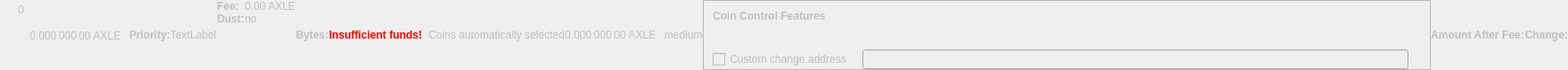
    <widget class="QWidget" name="dummyHideWidget" native="true">
     <property name="enabled">
      <bool>false</bool>
     </property>
     <property name="maximumSize">
      <size>
       <width>100</width>
       <height>22</height>
      </size>
     </property>
     <layout class="QHBoxLayout" name="dummyHideLayout">
      <property name="spacing">
       <number>0</number>
      </property>
      <property name="leftMargin">
       <number>0</number>
      </property>
      <property name="topMargin">
       <number>0</number>
      </property>
      <property name="rightMargin">
       <number>0</number>
      </property>
      <property name="bottomMargin">
       <number>0</number>
      </property>
      <item>
       <layout class="QFormLayout" name="formLayoutCoinControl1">
        <property name="horizontalSpacing">
         <number>10</number>
        </property>
        <property name="verticalSpacing">
         <number>14</number>
        </property>
        <property name="leftMargin">
         <number>10</number>
        </property>
        <property name="topMargin">
         <number>4</number>
        </property>
        <property name="rightMargin">
         <number>6</number>
        </property>
        <item row="0" column="1">
         <widget class="QLabel" name="labelCoinControlBytes">
          <property name="cursor">
           <cursorShape>IBeamCursor</cursorShape>
          </property>
          <property name="contextMenuPolicy">
           <enum>Qt::ActionsContextMenu</enum>
          </property>
          <property name="text">
           <string notr="true">0</string>
          </property>
          <property name="textInteractionFlags">
           <set>Qt::LinksAccessibleByMouse|Qt::TextSelectableByKeyboard|Qt::TextSelectableByMouse</set>
          </property>
         </widget>
        </item>
       </layout>
      </item>
      <item>
       <widget class="QLabel" name="labelCoinControlAfterFee">
        <property name="enabled">
         <bool>false</bool>
        </property>
        <property name="sizePolicy">
         <sizepolicy hsizetype="Fixed" vsizetype="Fixed">
          <horstretch>0</horstretch>
          <verstretch>0</verstretch>
         </sizepolicy>
        </property>
        <property name="minimumSize">
         <size>
          <width>111</width>
          <height>12</height>
         </size>
        </property>
        <property name="maximumSize">
         <size>
          <width>111</width>
          <height>12</height>
         </size>
        </property>
        <property name="cursor">
         <cursorShape>IBeamCursor</cursorShape>
        </property>
        <property name="contextMenuPolicy">
         <enum>Qt::ActionsContextMenu</enum>
        </property>
        <property name="text">
         <string notr="true">0.000 000 00 AXLE</string>
        </property>
        <property name="textInteractionFlags">
         <set>Qt::LinksAccessibleByMouse|Qt::TextSelectableByKeyboard|Qt::TextSelectableByMouse</set>
        </property>
       </widget>
      </item>
      <item>
       <widget class="QLabel" name="labelCoinControlPriorityText">
        <property name="enabled">
         <bool>false</bool>
        </property>
        <property name="font">
         <font>
          <weight>75</weight>
          <bold>true</bold>
         </font>
        </property>
        <property name="text">
         <string>Priority:</string>
        </property>
       </widget>
      </item>
      <item>
       <layout class="QHBoxLayout" name="horizontalLayout">
        <item>
         <widget class="QLabel" name="WarningLabel">
          <property name="text">
           <string>TextLabel</string>
          </property>
         </widget>
        </item>
       </layout>
      </item>
      <item>
       <layout class="QFormLayout" name="formLayoutCoinControl3">
        <property name="horizontalSpacing">
         <number>0</number>
        </property>
        <property name="verticalSpacing">
         <number>0</number>
        </property>
        <property name="leftMargin">
         <number>0</number>
        </property>
        <property name="topMargin">
         <number>0</number>
        </property>
        <property name="rightMargin">
         <number>0</number>
        </property>
        <item row="0" column="0">
         <widget class="QLabel" name="labelCoinControlFeeText">
          <property name="enabled">
           <bool>false</bool>
          </property>
          <property name="font">
           <font>
            <weight>75</weight>
            <bold>true</bold>
           </font>
          </property>
          <property name="text">
           <string>Fee:</string>
          </property>
          <property name="margin">
           <number>0</number>
          </property>
         </widget>
        </item>
        <item row="0" column="1">
         <widget class="QLabel" name="labelCoinControlFee">
          <property name="enabled">
           <bool>false</bool>
          </property>
          <property name="cursor">
           <cursorShape>IBeamCursor</cursorShape>
          </property>
          <property name="contextMenuPolicy">
           <enum>Qt::ActionsContextMenu</enum>
          </property>
          <property name="text">
           <string notr="true">0.00 AXLE</string>
          </property>
          <property name="textInteractionFlags">
           <set>Qt::LinksAccessibleByMouse|Qt::TextSelectableByKeyboard|Qt::TextSelectableByMouse</set>
          </property>
         </widget>
        </item>
        <item row="1" column="0">
         <widget class="QLabel" name="labelCoinControlLowOutputText">
          <property name="enabled">
           <bool>false</bool>
          </property>
          <property name="font">
           <font>
            <weight>75</weight>
            <bold>true</bold>
           </font>
          </property>
          <property name="text">
           <string>Dust:</string>
          </property>
         </widget>
        </item>
        <item row="1" column="1">
         <widget class="QLabel" name="labelCoinControlLowOutput">
          <property name="enabled">
           <bool>false</bool>
          </property>
          <property name="cursor">
           <cursorShape>IBeamCursor</cursorShape>
          </property>
          <property name="contextMenuPolicy">
           <enum>Qt::ActionsContextMenu</enum>
          </property>
          <property name="text">
           <string>no</string>
          </property>
          <property name="textInteractionFlags">
           <set>Qt::LinksAccessibleByMouse|Qt::TextSelectableByKeyboard|Qt::TextSelectableByMouse</set>
          </property>
         </widget>
        </item>
       </layout>
      </item>
      <item>
       <widget class="QLabel" name="labelCoinControlBytesText">
        <property name="enabled">
         <bool>false</bool>
        </property>
        <property name="font">
         <font>
          <weight>75</weight>
          <bold>true</bold>
         </font>
        </property>
        <property name="text">
         <string>Bytes:</string>
        </property>
       </widget>
      </item>
      <item>
       <layout class="QFormLayout" name="formLayoutCoinControl2">
        <property name="horizontalSpacing">
         <number>0</number>
        </property>
        <property name="verticalSpacing">
         <number>0</number>
        </property>
        <property name="leftMargin">
         <number>0</number>
        </property>
        <property name="topMargin">
         <number>0</number>
        </property>
        <property name="rightMargin">
         <number>0</number>
        </property>
       </layout>
      </item>
      <item>
       <layout class="QHBoxLayout" name="horizontalLayoutCoinControl2">
        <property name="spacing">
         <number>0</number>
        </property>
        <property name="bottomMargin">
         <number>0</number>
        </property>
       </layout>
      </item>
      <item>
       <widget class="QLabel" name="labelCoinControlInsuffFunds">
        <property name="enabled">
         <bool>false</bool>
        </property>
        <property name="minimumSize">
         <size>
          <width>0</width>
          <height>0</height>
         </size>
        </property>
        <property name="font">
         <font>
          <weight>75</weight>
          <bold>true</bold>
         </font>
        </property>
        <property name="styleSheet">
         <string notr="true">color:red;font-weight:bold;</string>
        </property>
        <property name="text">
         <string>Insufficient funds!</string>
        </property>
        <property name="margin">
         <number>5</number>
        </property>
       </widget>
      </item>
      <item>
       <layout class="QFormLayout" name="formLayoutCoinControl4">
        <property name="horizontalSpacing">
         <number>0</number>
        </property>
        <property name="verticalSpacing">
         <number>0</number>
        </property>
        <property name="leftMargin">
         <number>0</number>
        </property>
        <property name="topMargin">
         <number>0</number>
        </property>
        <property name="rightMargin">
         <number>0</number>
        </property>
       </layout>
      </item>
      <item>
       <widget class="QLabel" name="labelCoinControlChangeLabel">
        <property name="enabled">
         <bool>false</bool>
        </property>
        <property name="sizePolicy">
         <sizepolicy hsizetype="Preferred" vsizetype="Expanding">
          <horstretch>0</horstretch>
          <verstretch>0</verstretch>
         </sizepolicy>
        </property>
        <property name="minimumSize">
         <size>
          <width>0</width>
          <height>0</height>
         </size>
        </property>
        <property name="text">
         <string/>
        </property>
        <property name="margin">
         <number>3</number>
        </property>
       </widget>
      </item>
      <item>
       <widget class="QLabel" name="labelCoinControlAutomaticallySelected">
        <property name="enabled">
         <bool>false</bool>
        </property>
        <property name="sizePolicy">
         <sizepolicy hsizetype="Fixed" vsizetype="Fixed">
          <horstretch>0</horstretch>
          <verstretch>0</verstretch>
         </sizepolicy>
        </property>
        <property name="minimumSize">
         <size>
          <width>0</width>
          <height>0</height>
         </size>
        </property>
        <property name="maximumSize">
         <size>
          <width>240</width>
          <height>16777215</height>
         </size>
        </property>
        <property name="text">
         <string>Coins automatically selected</string>
        </property>
        <property name="margin">
         <number>5</number>
        </property>
       </widget>
      </item>
      <item>
       <widget class="QLabel" name="labelCoinControlChange">
        <property name="enabled">
         <bool>false</bool>
        </property>
        <property name="sizePolicy">
         <sizepolicy hsizetype="Fixed" vsizetype="Fixed">
          <horstretch>0</horstretch>
          <verstretch>0</verstretch>
         </sizepolicy>
        </property>
        <property name="minimumSize">
         <size>
          <width>111</width>
          <height>0</height>
         </size>
        </property>
        <property name="maximumSize">
         <size>
          <width>111</width>
          <height>16777215</height>
         </size>
        </property>
        <property name="cursor">
         <cursorShape>IBeamCursor</cursorShape>
        </property>
        <property name="contextMenuPolicy">
         <enum>Qt::ActionsContextMenu</enum>
        </property>
        <property name="text">
         <string notr="true">0.000 000 00 AXLE</string>
        </property>
        <property name="textInteractionFlags">
         <set>Qt::LinksAccessibleByMouse|Qt::TextSelectableByKeyboard|Qt::TextSelectableByMouse</set>
        </property>
       </widget>
      </item>
      <item>
       <widget class="QLabel" name="labelCoinControlPriority">
        <property name="enabled">
         <bool>false</bool>
        </property>
        <property name="cursor">
         <cursorShape>IBeamCursor</cursorShape>
        </property>
        <property name="contextMenuPolicy">
         <enum>Qt::ActionsContextMenu</enum>
        </property>
        <property name="text">
         <string>medium</string>
        </property>
        <property name="textInteractionFlags">
         <set>Qt::LinksAccessibleByMouse|Qt::TextSelectableByKeyboard|Qt::TextSelectableByMouse</set>
        </property>
       </widget>
      </item>
      <item>
       <widget class="QFrame" name="frameCoinControl">
        <property name="sizePolicy">
         <sizepolicy hsizetype="Expanding" vsizetype="Expanding">
          <horstretch>0</horstretch>
          <verstretch>0</verstretch>
         </sizepolicy>
        </property>
        <property name="maximumSize">
         <size>
          <width>16777215</width>
          <height>16777215</height>
         </size>
        </property>
        <property name="frameShape">
         <enum>QFrame::StyledPanel</enum>
        </property>
        <property name="frameShadow">
         <enum>QFrame::Sunken</enum>
        </property>
        <layout class="QVBoxLayout" name="verticalLayoutCoinControl2_2">
         <property name="spacing">
          <number>0</number>
         </property>
         <property name="leftMargin">
          <number>0</number>
         </property>
         <property name="topMargin">
          <number>0</number>
         </property>
         <property name="rightMargin">
          <number>0</number>
         </property>
         <property name="bottomMargin">
          <number>0</number>
         </property>
         <item>
          <layout class="QVBoxLayout" name="verticalLayoutCoinControl" stretch="0,0,0,1">
           <property name="spacing">
            <number>0</number>
           </property>
           <property name="leftMargin">
            <number>10</number>
           </property>
           <property name="topMargin">
            <number>10</number>
           </property>
           <item>
            <layout class="QHBoxLayout" name="horizontalLayoutCoinControl1">
             <property name="bottomMargin">
              <number>15</number>
             </property>
             <item>
              <widget class="QLabel" name="labelCoinControlFeatures">
               <property name="enabled">
                <bool>false</bool>
               </property>
               <property name="sizePolicy">
                <sizepolicy hsizetype="Preferred" vsizetype="Maximum">
                 <horstretch>0</horstretch>
                 <verstretch>0</verstretch>
                </sizepolicy>
               </property>
               <property name="font">
                <font>
                 <weight>75</weight>
                 <bold>true</bold>
                </font>
               </property>
               <property name="styleSheet">
                <string notr="true">font-weight:bold;</string>
               </property>
               <property name="text">
                <string>Coin Control Features</string>
               </property>
              </widget>
             </item>
            </layout>
           </item>
           <item>
            <widget class="QWidget" name="widgetCoinControl" native="true">
             <property name="sizePolicy">
              <sizepolicy hsizetype="Preferred" vsizetype="Preferred">
               <horstretch>0</horstretch>
               <verstretch>0</verstretch>
              </sizepolicy>
             </property>
             <property name="minimumSize">
              <size>
               <width>0</width>
               <height>0</height>
              </size>
             </property>
             <property name="styleSheet">
              <string notr="true"/>
             </property>
             <layout class="QHBoxLayout" name="horizontalLayoutCoinControl5_2">
              <property name="leftMargin">
               <number>0</number>
              </property>
              <property name="topMargin">
               <number>0</number>
              </property>
              <property name="rightMargin">
               <number>0</number>
              </property>
              <property name="bottomMargin">
               <number>0</number>
              </property>
              <item>
               <layout class="QHBoxLayout" name="horizontalLayoutCoinControl3">
                <property name="spacing">
                 <number>20</number>
                </property>
                <property name="topMargin">
                 <number>0</number>
                </property>
                <property name="bottomMargin">
                 <number>10</number>
                </property>
               </layout>
              </item>
             </layout>
            </widget>
           </item>
           <item>
            <layout class="QHBoxLayout" name="horizontalLayoutCoinControl4" stretch="0,0,0">
             <property name="spacing">
              <number>12</number>
             </property>
             <property name="sizeConstraint">
              <enum>QLayout::SetDefaultConstraint</enum>
             </property>
             <property name="topMargin">
              <number>5</number>
             </property>
             <property name="rightMargin">
              <number>5</number>
             </property>
             <item>
              <widget class="QCheckBox" name="checkBoxCoinControlChange">
               <property name="enabled">
                <bool>false</bool>
               </property>
               <property name="toolTip">
                <string>If this is activated, but the change address is empty or invalid, change will be sent to a newly generated address.</string>
               </property>
               <property name="text">
                <string>Custom change address</string>
               </property>
              </widget>
             </item>
             <item>
              <widget class="QValidatedLineEdit" name="lineEditCoinControlChange">
               <property name="enabled">
                <bool>false</bool>
               </property>
               <property name="sizePolicy">
                <sizepolicy hsizetype="Expanding" vsizetype="Fixed">
                 <horstretch>0</horstretch>
                 <verstretch>0</verstretch>
                </sizepolicy>
               </property>
              </widget>
             </item>
             <item>
              <widget class="QLabel" name="labelCoinControlChangeLabel_2">
               <property name="sizePolicy">
                <sizepolicy hsizetype="Preferred" vsizetype="Expanding">
                 <horstretch>0</horstretch>
                 <verstretch>0</verstretch>
                </sizepolicy>
               </property>
               <property name="minimumSize">
                <size>
                 <width>0</width>
                 <height>0</height>
                </size>
               </property>
               <property name="text">
                <string/>
               </property>
               <property name="margin">
                <number>3</number>
               </property>
              </widget>
             </item>
            </layout>
           </item>
           <item>
            <spacer name="verticalSpacerCoinControl">
             <property name="orientation">
              <enum>Qt::Vertical</enum>
             </property>
             <property name="sizeHint" stdset="0">
              <size>
               <width>800</width>
               <height>1</height>
              </size>
             </property>
            </spacer>
           </item>
          </layout>
         </item>
        </layout>
       </widget>
      </item>
      <item>
       <widget class="QLabel" name="labelCoinControlAfterFeeText">
        <property name="enabled">
         <bool>false</bool>
        </property>
        <property name="minimumSize">
         <size>
          <width>0</width>
          <height>0</height>
         </size>
        </property>
        <property name="maximumSize">
         <size>
          <width>16777215</width>
          <height>16777215</height>
         </size>
        </property>
        <property name="font">
         <font>
          <weight>75</weight>
          <bold>true</bold>
         </font>
        </property>
        <property name="text">
         <string>Amount After Fee:</string>
        </property>
        <property name="alignment">
         <set>Qt::AlignLeading|Qt::AlignLeft|Qt::AlignVCenter</set>
        </property>
        <property name="margin">
         <number>0</number>
        </property>
       </widget>
      </item>
      <item>
       <widget class="QLabel" name="labelCoinControlChangeText">
        <property name="enabled">
         <bool>false</bool>
        </property>
        <property name="sizePolicy">
         <sizepolicy hsizetype="Preferred" vsizetype="Preferred">
          <horstretch>0</horstretch>
          <verstretch>0</verstretch>
         </sizepolicy>
        </property>
        <property name="minimumSize">
         <size>
          <width>0</width>
          <height>0</height>
         </size>
        </property>
        <property name="maximumSize">
         <size>
          <width>16777215</width>
          <height>16777215</height>
         </size>
        </property>
        <property name="font">
         <font>
          <weight>75</weight>
          <bold>true</bold>
         </font>
        </property>
        <property name="text">
         <string>Change:</string>
        </property>
        <property name="alignment">
         <set>Qt::AlignLeading|Qt::AlignLeft|Qt::AlignVCenter</set>
        </property>
       </widget>
      </item>
     </layout>
    </widget>
